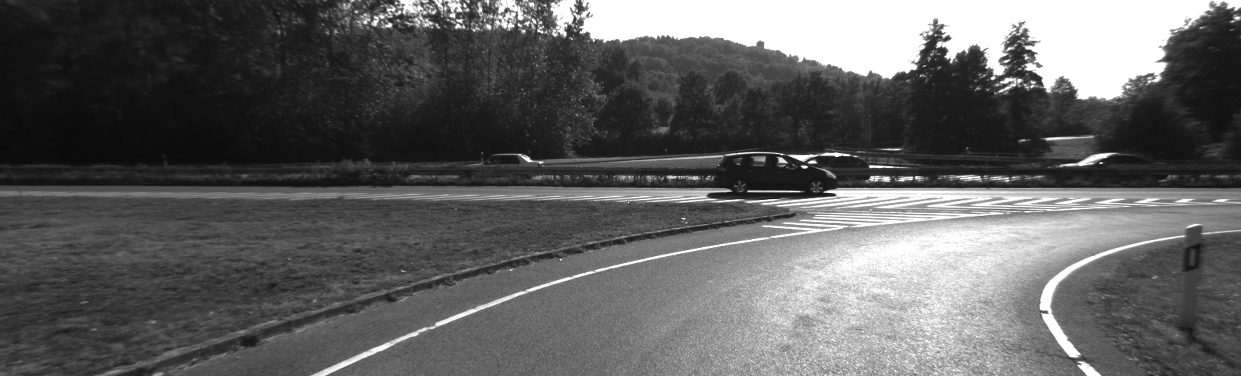
#> input picture dataset2/image_l/000000.png, 1241 x 376 px, found by its file name; its folder holds 4 pictures in this run
$ python final.py
#> lines starting #> are read from the running program, lines starting #| are printed output that depends on the picture
### calibration.py
import numpy as np

def _load_calib(filepath):
    """ Загружает матрицу калибровки K """
    with open(filepath, 'r') as f:
#> (reads dataset2/calib.txt from the repository)
#> further down, img1 is the input picture: shape (376, 1241, 3); min 9, max 255, mean 96.2
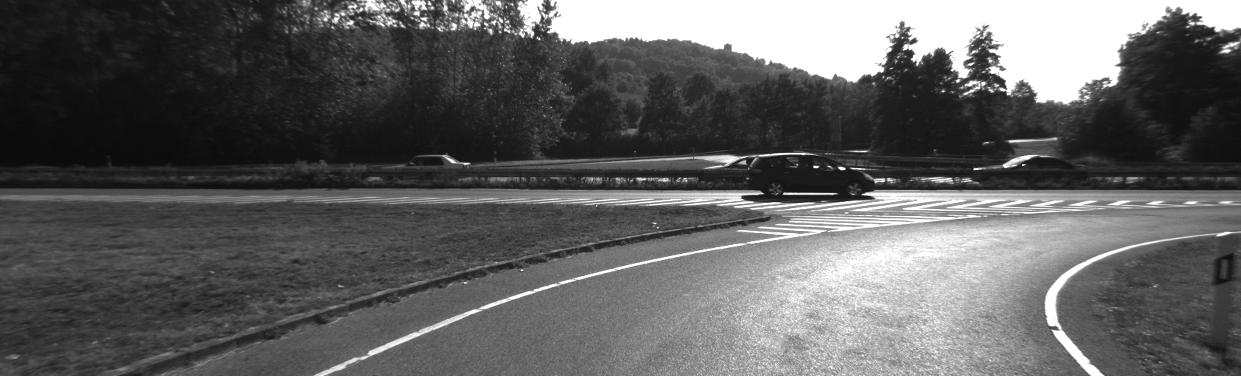
#> input picture dataset2/image_l/000001.png, 1241 x 376 px, found by its file name
#> further down, img2 is the input picture: shape (376, 1241, 3); min 9, max 255, mean 95.6
        params = np.fromstring(f.readline(), dtype=np.float64, sep=' ')
        P = np.reshape(params, (3, 4))
        K = P[0:3, 0:3]
    return K

### final.py
import cv2
import numpy as np
import os
import matplotlib.pyplot as plt
from calibration import _load_calib

camera_positions = []

sift = cv2.SIFT_create()

bf = cv2.BFMatcher(cv2.NORM_L2)

# Матрица
K = _load_calib('C:/Users/steph/PycharmProjects/SIFT_trajectory/dataset2/calib.txt')


def find_camera_pose(img1, img2):
    keypoints_1, descriptors_1 = sift.detectAndCompute(img1, None)
#> keypoints_1 = 1536 keypoints; strongest (x, y, size): (805, 167, 2.7), (871, 166, 2.4), (886, 179, 4.3), (993, 78, 2.4)
    keypoints_2, descriptors_2 = sift.detectAndCompute(img2, None)
#> keypoints_2 = 1509 keypoints; strongest (x, y, size): (842, 168, 3), (815, 167, 2), (785, 194, 2.1), (1005, 165, 3.5)

    if descriptors_1 is None or descriptors_2 is None:
        return

    matches = bf.knnMatch(descriptors_1, descriptors_2, k=2)
#> matches = 1536 matches
    good_matches = [m for m, n in matches if m.distance < 0.75 * n.distance]
#> good_matches = 654 matches

    if len(good_matches) < 10:
        return

    '''  Это набор точек на первом изображении, которые были
    сопоставлены с точками на втором изображении.'''

    src_pts = np.float32([keypoints_1[m.queryIdx].pt for m in good_matches]).reshape(-1, 1, 2)
#> src_pts = 654 rows, first 8: [207.3, 175.8], [207.3, 175.8], [227, 176], [252.1, 264.6], [256.3, 326.2], [260.9, 325.2], [262.3, 263.3], [263.7, 238.5]

    '''Это набор точек на втором изображении (называемом целью),
    которые были сопоставлены с точками на первом изображении.'''

    dst_pts = np.float32([keypoints_2[m.trainIdx].pt for m in good_matches]).reshape(-1, 1, 2)
#> dst_pts = 654 rows, first 8: [150.5, 177.9], [150.5, 177.9], [172.2, 178], [166.1, 279.4], [144.8, 360.6], [150.6, 359.2], [178.8, 277.7], [192.1, 247.5]

    ''' Используется для восстановления внешних параметров
    камеры (вращение R и смещение t) между двумя изображениями.'''

    E, _ = cv2.findEssentialMat(src_pts, dst_pts, cameraMatrix=K, method=cv2.RANSAC, prob=0.999, threshold=1.0)
#> E = [[0.00154, -0.707, -0.00362], [0.706, 0.00173, -0.0412], [0.00106, 0.0113, -5.98e-06]]
    _, R, t, _ = cv2.recoverPose(E, src_pts, dst_pts, cameraMatrix=K)
#> R = [[0.999, 0.00239, -0.0424], [-0.00224, 1, 0.00358], [0.0424, -0.00348, 0.999]]; t = [-0.0159, 0.00154, -1]

    # Обновляем мировые координаты камеры
    if len(camera_positions) == 0:
        world_R = np.eye(3)
        world_t = np.zeros((3, 1))
    else:
        world_R = camera_positions[-1][0]
        world_t = camera_positions[-1][1]

    new_t = world_t + world_R @ t
#> new_t = [-0.0159, 0.00154, -1]
    new_R = world_R @ R
#> new_R has the same summary as R

    camera_positions.append((new_R, new_t))

# Загружаем все кадры
folder_path = 'C:/Users/steph/PycharmProjects/SIFT_trajectory/dataset2/image_l'
frames = sorted(os.listdir(folder_path))

for i in range(len(frames)-1):
    file_path1 = os.path.join(folder_path, frames[i])
    file_path2 = os.path.join(folder_path, frames[i+1])

    img1 = cv2.imread(file_path1)
    img2 = cv2.imread(file_path2)

    if img1 is None or img2 is None:
        continue

    img1 = cv2.cvtColor(img1, cv2.COLOR_BGR2GRAY)
    img2 = cv2.cvtColor(img2, cv2.COLOR_BGR2GRAY)

    find_camera_pose(img1, img2)

import pickle

# Сохраняем массив camera_positions в файл
with open('camera_positions.pkl', 'wb') as f:
    pickle.dump(camera_positions, f)

# Визуализация траектории
trajectory = np.array([pos[1].flatten() for pos in camera_positions])
#> trajectory = [[-0.0159, 0.00154, -1], [-0.013, 0.0345, -2], [0.0895, 0.0286, -2.99]]

plt.plot(trajectory[:, 1], trajectory[:, 2], 'bo-')
plt.xlabel("X")
plt.ylabel("Z")
plt.title("Камера траектория")
plt.grid()
plt.show()
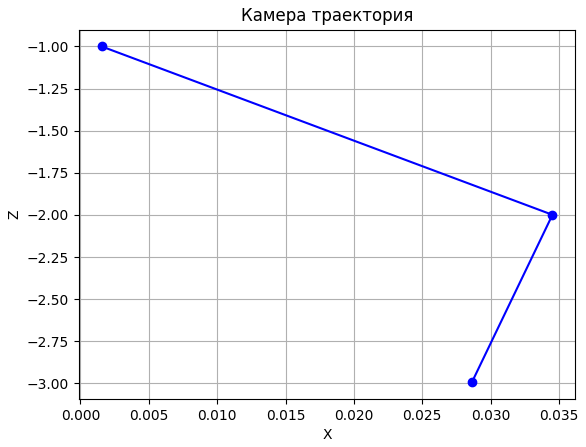
#> figure drawn by matplotlib, 1 panel
